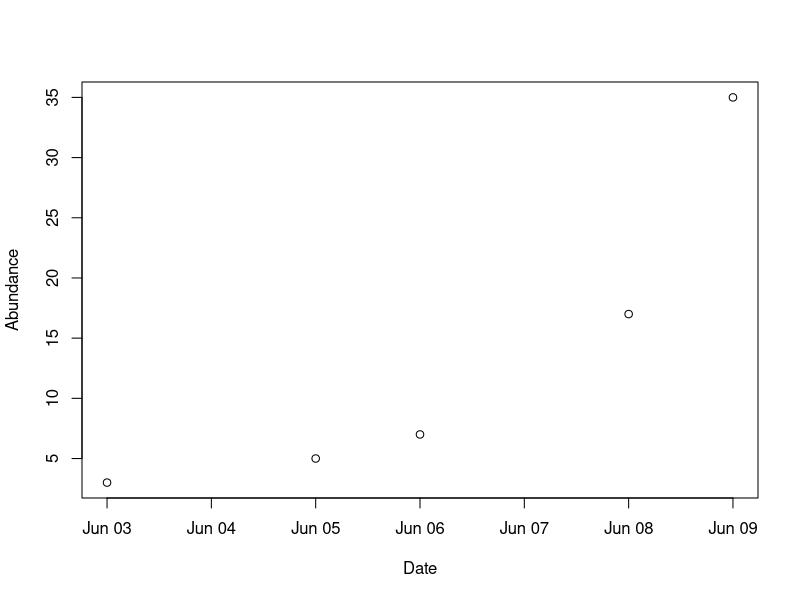
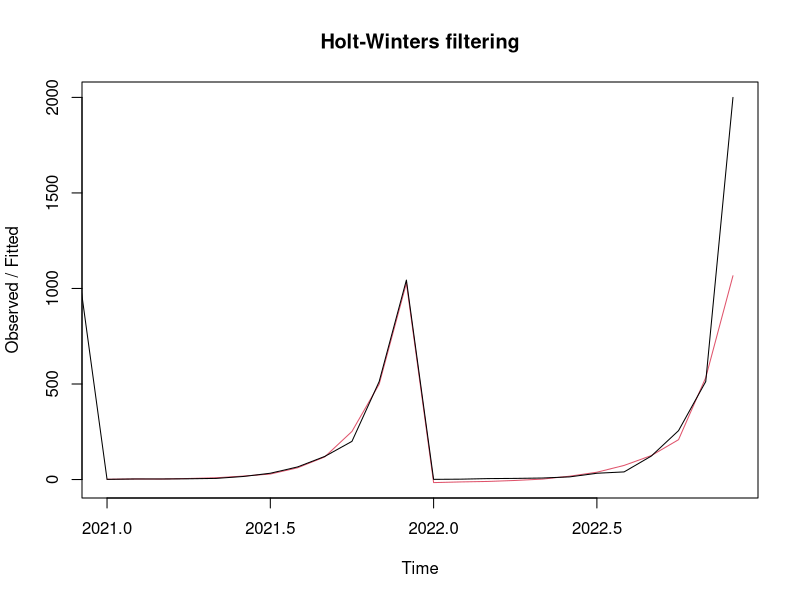
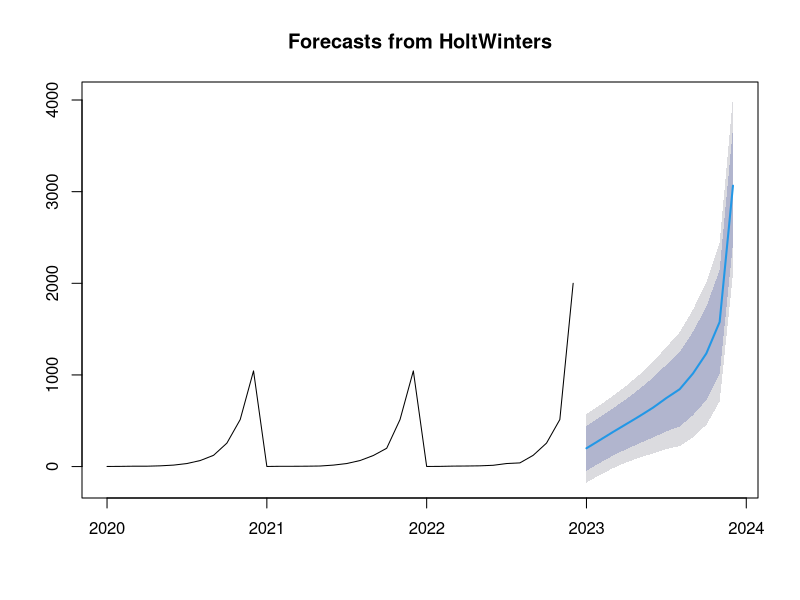

Source code (R) for these figures, in order:
#' Code for completing the second carousel challenge during the
#' WHOI Summer Math Review session on R programming on
#' 16 August 2023.
#' 
#' I’ve been measuring the abundance of an invertebrate 
#' species in a local tidepool. 
#' I suspect the abundance might have an exponential distribution. 
#' My data are arranged as dates and abundance values.
#' How should I build an exponential model?
#' 
#' 
#' The data for this exercise is stored in `../data/carousel_2.csv`

seasonal_data=read.csv("data/carousel_2.csv")
## this includes 2 species...
summary(lm(Abundance~Date,data=seasonal_data))

summary(lm(Abundance~Date,
           data=seasonal_data[seasonal_data$Species=="SpeciesA",]))

## what could be wrong with our model?



seasonal_data$DateNormalized = as.Date(seasonal_data$Date,
                                       format="%Y-%m-%d")
plot(x=seasonal_data[seasonal_data$Species=="SpeciesA",
                     "DateNormalized"],
     y=seasonal_data[seasonal_data$Species=="SpeciesA",
                     "Abundance"],
     data=seasonal_data[seasonal_data$Species=="SpeciesA",],
     xlab="Date",ylab="Abundance")
summary(lm(Abundance~DateNormalized,data=seasonal_data))
summary(lm(Abundance~DateNormalized,data=seasonal_data[seasonal_data$Species=="SpeciesA",]))

## A really useful approach for making predictions
## from exponential time-series data.

# this approach takes into account seasonal variability and
# periodicity.
myts <- ts(c(1,2,4,4,8,16,33,66,123,256,513,1044,
             1,3,3,4,6,16,33,66,121,200,513,1044,
             1,2,5,6,8,14,33,40,123,256,513,2000), start=c(2020, 1), 
           end=c(2022, 12), frequency=12)
fit <- HoltWinters(myts, beta=FALSE, gamma=FALSE)
fit <- HoltWinters(myts)

plot(fit)

library(forecast)
accuracy(forecast(fit, 3))

forecast(fit, 3)
plot(forecast(fit, 12))

